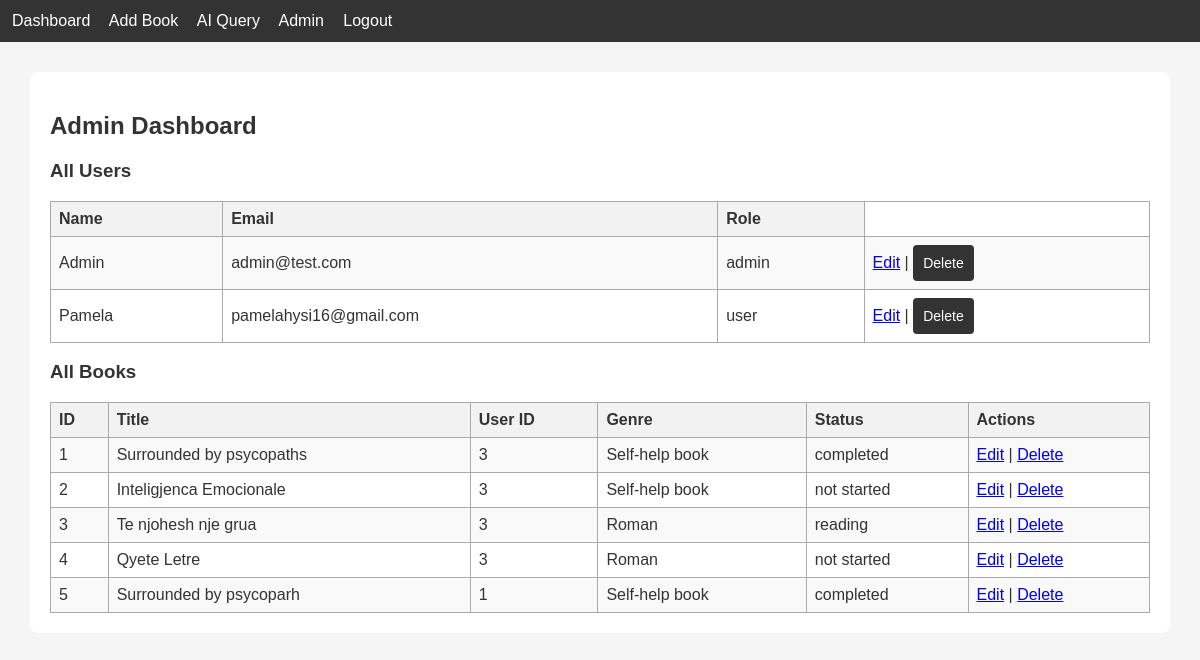
Page /admin (signed in) on the earlier database version.
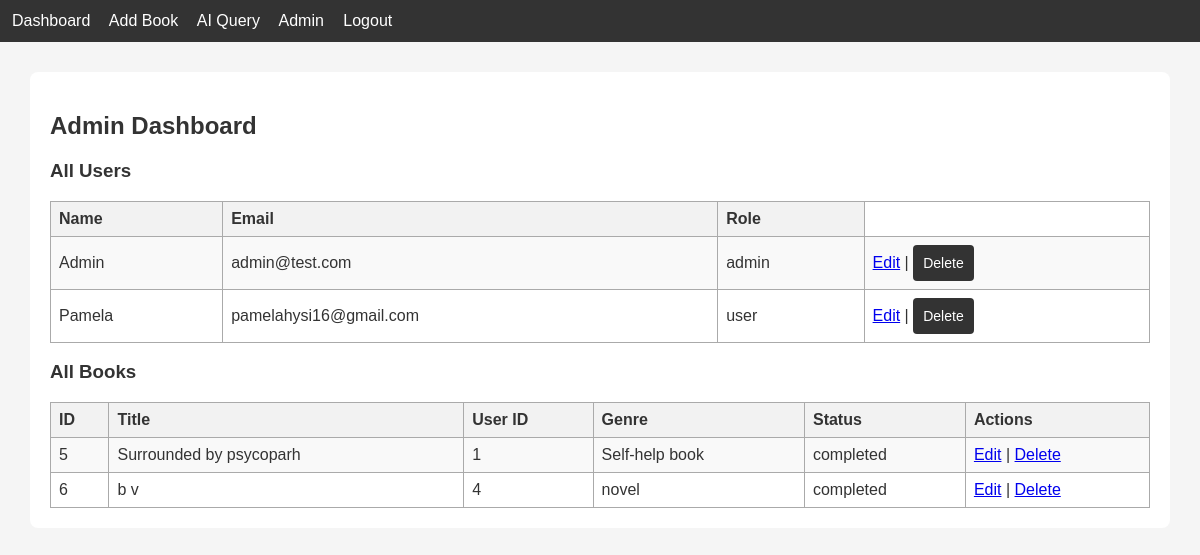
Same page on the later database version.
### tables this page shows
CREATE TABLE users (
    id INTEGER PRIMARY KEY AUTOINCREMENT,
    name TEXT,
    email TEXT UNIQUE,
    password TEXT,
    role TEXT
);

CREATE TABLE books (
    id INTEGER PRIMARY KEY AUTOINCREMENT,
    title TEXT,
    author TEXT,
    genre TEXT,
    status TEXT,
    user_id INTEGER,
    FOREIGN KEY(user_id) REFERENCES users(id)
);

### app.py (the view)
@app.route("/admin")
def admin():
    if "user_id" not in session or session.get("role") != "admin":
        return redirect(url_for("login"))
    db = get_db()
    users = db.execute("SELECT * FROM users").fetchall()
    books = db.execute("SELECT * FROM books").fetchall()
    db.close()
    return render_template("admin_dashboard.html", users=users, books=books)

### app.py (called while the page is built)
def get_db():
    conn = sqlite3.connect("database.db")
    conn.row_factory = sqlite3.Row
    return conn

### templates/admin_dashboard.html
{% extends "base.html" %}
{% block content %}
<h2>Admin Dashboard</h2>
<h3>All Users</h3>
<table>
    <tr>
        <th>Name</th>
        <th>Email</th>
        <th>Role</th>
    </tr>
    {% for user in users %}
    <tr>
        <td>{{ user.name }}</td>
        <td>{{ user.email }}</td>
        <td>{{ user.role }}</td>
        <td>
            <a href="{{ url_for('admin_edit_user', user_id=user.id) }}">Edit</a> |
            <form action="{{ url_for('admin_delete_user', user_id=user.id) }}" method="post" style="display:inline;">
                <button type="submit">Delete</button>
            </form>
        </td>
    </tr>
    {% endfor %}
</table>
<h3>All Books</h3>
<table>
    <tr>
        <th>ID</th>
        <th>Title</th>
        <th>User ID</th>
        <th>Genre</th>
        <th>Status</th>
        <th>Actions</th>
    </tr>
    {% for b in books %}
    <tr>
        <td>{{ b.id }}</td>
        <td>{{ b.title }}</td>
        <td>{{ b.user_id }}</td>
        <td>{{ b.genre }}</td>
        <td>{{ b.status }}</td>
        <td>
            <a href="/admin_edit_book/{{ b.id }}">Edit</a> |
            <a href="/admin_delete_book/{{ b.id }}">Delete</a>
        </td>
    </tr>
    {% endfor %}
</table>
{% endblock %}

### templates/base.html (shortened to what this page needs)
<!DOCTYPE html>
<html>
<head>
    <link rel="stylesheet" href="{{ url_for('static', filename='style.css') }}">
</head>
<body>
    <nav>
        <a href="/dashboard">Dashboard</a>
        <a href="/add_book">Add Book</a>
        <a href="/ai_query">AI Query</a>
        {% if session.get('role') == "admin" %}
        <a href="/admin">Admin</a>
        {% endif %}
        <a href="/logout">Logout</a>
    </nav>
    <div class="container">
        {% block content %}{% endblock %}
    </div>
</body>
</html>

### static/style.css (style rules this page uses)
table { border-collapse: collapse; width: 100%; }
th, td { padding: 8px 12px; border: 1px solid #ddd; }
th { background-color: #f2f2f2; text-align: left; font-weight: bold; }
tr:nth-child(even) { background-color: #f9f9f9; }
button, a.button { background-color: #0288d1; color: white; border: none; padding: 6px 12px; border-radius: 4px; cursor: pointer; text-decoration: none; font-size: 14px; }
body { font-family: Arial, sans-serif; background-color: #f7f7f7; color: #333; margin: 20px; }
h2, h3 { color: #333; }

### templates/base.html (style rules this page uses)
body { font-family: Arial; margin: 0; padding: 0; background: #f5f5f5; }
nav { background: #333; color: white; padding: 12px; }
nav a { color: white; margin-right: 15px; text-decoration: none; }
.container { margin: 30px; background: white; padding: 20px; border-radius: 8px; }
button { padding: 10px; background: #333; color: white; border: none; cursor: pointer; }
table { width: 100%; border-collapse: collapse; margin-top: 15px; }
table, th, td { border: 1px solid #aaa; }
th, td { padding: 8px; }

Differences in the rows shown:
removed books: id "1", title "Surrounded by psycopaths", user_id "3", genre "Self-help book", status "completed"
removed books: id "2", title "Inteligjenca Emocionale", user_id "3", genre "Self-help book", status "not started"
removed books: id "3", title "Te njohesh nje grua", user_id "3", genre "Roman", status "reading"
removed books: id "4", title "Qyete Letre", user_id "3", genre "Roman", status "not started"
added books: id "6", title "b v", user_id "4", genre "novel", status "completed"
